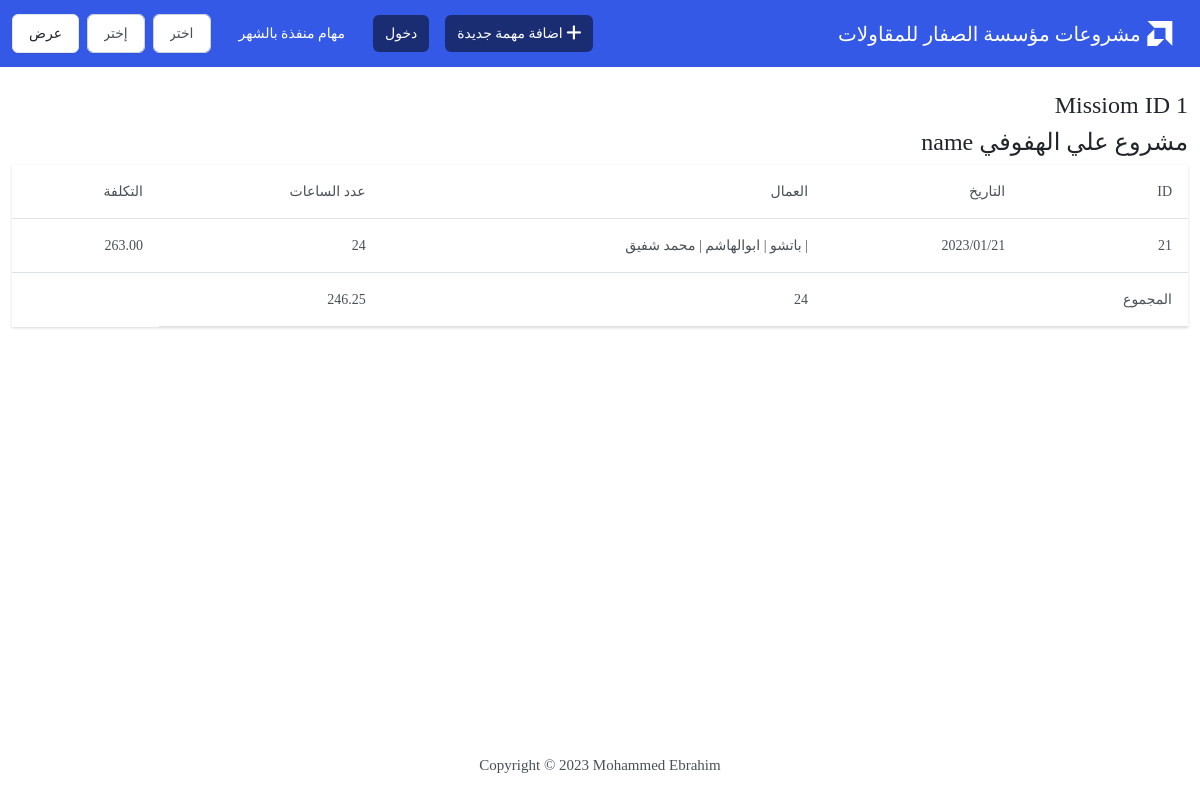
Screenshot of /testing/ with the database file from the repository.
### studens/models.py (models this page shows, shortened)
class Projects(models.Model):
    name = models.CharField(max_length=100, unique=True, verbose_name="إسم المشروع")
    date = models.DateField(default=date.today, verbose_name="تاريخ الاستلام")
    nots = models.TextField(null=True, blank=True, verbose_name="ملاحظات")
    def __str__(self):
        return self.name

class MissionTimeSheet(models.Model):
    date = models.DateField(default=date.today, verbose_name="التاريخ")
    mission = models.ForeignKey(Mission, on_delete=models.CASCADE, verbose_name="إسم المهمة")
    employee = models.ManyToManyField(Employee, verbose_name="إسم الموظفين")
    nots = models.TextField(null=True, blank=True, verbose_name="ملاحظات")
    @property
    def employee_format(self):
        txt = ""
        for  x in self.employee.all().values_list("name"):
            txt = txt + " | " + str(x[0])
        return txt
    @property
    def employee_count(self):
        x = self.employee.all().values_list("name")
        tottal_hours = len(x) * working_hours
        return tottal_hours
    @property
    def employee_cost(self):
        employeeName =[]
        cost_employe = 0
        for employee in self.employee.all().values_list("name","salary"):
            cost_employe+= (employee[1]/30) + working_lisence_year + igama_year + insurance + electric + cars
        return f"{cost_employe:.2f}"

### studens/views.py (the view)
# urls.py: path('testing/', views.testing, name='testing'),
def testing(request):
	lis = []
	lisid = []
	sta = MissionTimeSheet.objects.filter(mission__id=1)
	for i in sta:
		lis.append(list(i.employee.values_list("name","salary")))
	id_ = i.mission.id
	conv_list = list(lis)
	m2 = Mission.objects.get(id = 1)
	m = m2.project_Name
	hours =[]
	costlist =[]
	for item in conv_list:
		cost = 0
		for i in item:
			cost+= (i[1]/30) + working_lisence_year + igama_year
		hours.append(len(item)*8)
		costlist.append(cost)
	hours = sum(hours)
	costlist = sum(costlist)
	return render(request, "studens/testing.html", {
		"Mission":sta,
		"hours": hours,
		"costlist":costlist,
		"id_": id_,
		"m": m
		})

### studens/templates/studens/testing.html (shortened to what this page needs)
{% extends "studens/base.html" %}
{% block body %}
<div class="table-container">
  <h4>{{ id_ }} Missiom ID</h4>
  <h4>{{ m }} name</h4>
      <table class="table">
            <thead>
              <tr>
                <th>ID</th>
                <th>التاريخ</th>
                <th>العمال</th>
                <th>عدد الساعات</th>
                <th>التكلفة</th>
              </tr>
            </thead>
            <tbody>
            {% for row in Mission  %}
              <tr>
                <th>{{ row.id }}</th>
                <th>{{ row.date|date:"Y/m/d" }}</th>
                  <td>{{ row.employee_format }}</td>
                  <td>{{ row.employee_count }}</td>
                  <td>{{ row.employee_cost }}</td>
              </tr>
              {% endfor %}
              <tr>
                <td>المجموع</td>
                <td></td>
                <td>{{ hours }}</td>
                <td>{{ costlist }}</td>
              </tr>
      </table>
    </div>
{% endblock %}

### studens/templates/studens/base.html (style rules this page uses)
body { font-family: 'DroidArabicKufiRegular'; font-size: 15px; }

### rows the page displays
Projects: name "مشروع علي الهفوفي"
MissionTimeSheet: id "21", date "2023/01/21", employee_format "| باتشو | ابوالهاشم | محمد شفيق", employee_count "24", employee_cost "263.00"

### other values shown
{{ hours }} "24"
{{ costlist }} "246.25"
